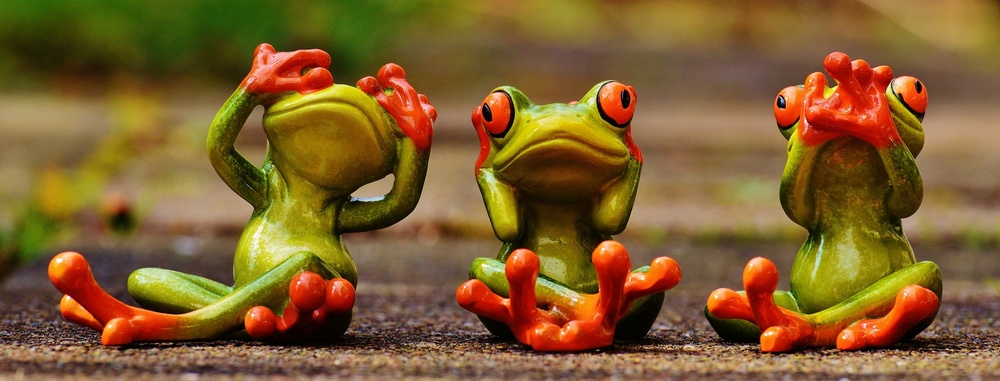
#> input picture src/resources/images/image1.jpg, 1000 x 381 px, shrunk from 1920 x 732 before the run; its folder holds only this picture in this run
$ python get_images.py
#> lines starting #> are read from the running program, lines starting #| are printed output that depends on the picture
from PIL import Image
import gdown
import zipfile
import numpy as np
import os
import click

# Print iterations progress
def printProgressBar (iteration, total, prefix = '', suffix = '', decimals = 1, length = 100, fill = '█', printEnd = "\r"):
    """
    Call in a loop to create terminal progress bar
    @params:
        iteration   - Required  : current iteration (Int)
        total       - Required  : total iterations (Int)
        prefix      - Optional  : prefix string (Str)
        suffix      - Optional  : suffix string (Str)
        decimals    - Optional  : positive number of decimals in percent complete (Int)
        length      - Optional  : character length of bar (Int)
        fill        - Optional  : bar fill character (Str)
        printEnd    - Optional  : end character (e.g. "\r", "\r\n") (Str)
    """
    percent = ("{0:." + str(decimals) + "f}").format(100 * (iteration / float(total)))
    filledLength = int(length * iteration // total)
    bar = fill * filledLength + '-' * (length - filledLength)
    print(f'\r{prefix} |{bar}| {percent}% {suffix}', end = printEnd)
    # Print New Line on Complete
    if iteration == total:
        print()

def get_data():
    #download files from google drive
    url = "https://drive.google.com/file/d/16250k3Ju0Eu14ZcCP3QrswK5shNDcCng/view?usp=sharing"
    output = 'images.zip'


    if not os.path.isdir(output.replace(".zip", "")):
        print("Downloading images from google drive")
        gdown.download(url, output, quiet=False, fuzzy=True)
        with zipfile.ZipFile('images.zip', 'r') as zip_ref:
            zip_ref.extractall("")

    chunk_size = 64
    fragments = []
    images = os.listdir('images')
    length = len(images)

    print("Fragmenting images...")
    for i, image in enumerate(images):
        printProgressBar(i+1, length, prefix="Progress", suffix="Complete", length=100)
        img = Image.open(os.path.join(output.replace(".zip", "") ,image))
#> img is the input picture: PIL image 1000x381 RGB; mean R, G, B 127.8, 93.6, 45.2
        width, height = img.size
#> width = 1000; height = 381

        chunks_per_width = (width // chunk_size)
#> chunks_per_width = 15
        crop_width = chunks_per_width * chunk_size
#> crop_width = 960

        chunks_per_height = (height // chunk_size)
#> chunks_per_height = 5
        crop_height = chunks_per_height * chunk_size
#> crop_height = 320

        cropped_image = img.crop((0, 0, crop_width, crop_height))
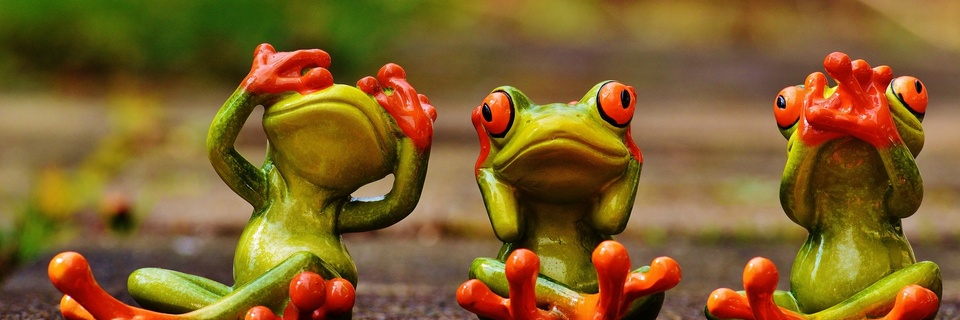
#> cropped_image: PIL image 960x320 RGB; mean R, G, B 128.1, 95.6, 41.6


        for i in range(0, cropped_image.width, chunk_size):
            for j in range(0, cropped_image.height, chunk_size):
                fragment = cropped_image.crop((i, j, i + chunk_size, j + chunk_size))
                fragments.append(np.array(fragment))
#> after the loop, fragments = 75 items

    fragments = np.array(fragments)
    fragments = fragments / 255.0

    print("Number of fragments in the train dataset: {}".format(fragments.shape[0]))
#| Number of fragments in the train dataset: 75

    if not os.path.isdir('data'):
        os.mkdir('data')

    fragments.tofile(os.path.join(os.getcwd(), 'data/train_fragments'))
    print("Dataset saved in the {}".format(os.path.join(os.getcwd(), 'data')))

if __name__ == "__main__":
    get_data()
